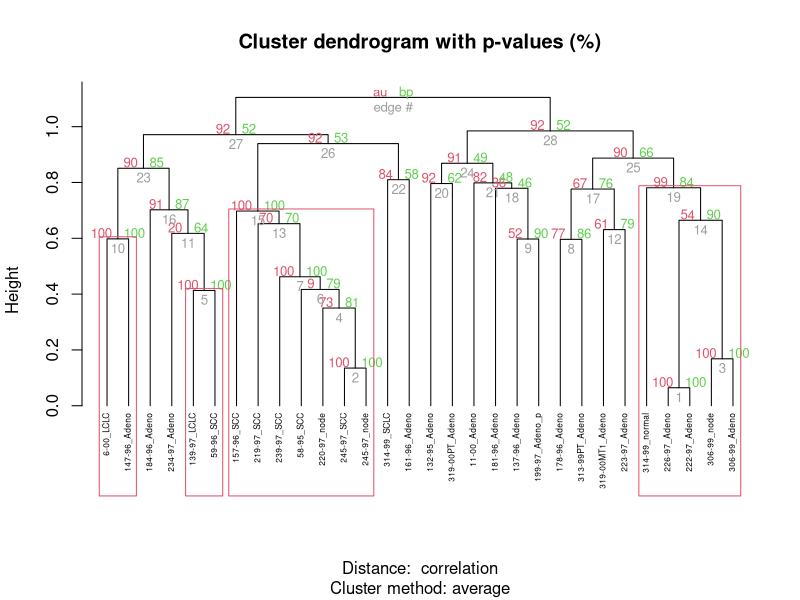

Source code (R):
## Clusters with AU >= 95% are considered to be strongly supported by data.

## ---- eval = FALSE-------------------------------------------------------
## install.packages("pvclust")

## ------------------------------------------------------------------------
library(pvclust)

## ---- fig.show = "asis"--------------------------------------------------
library(pvclust)
# Load the data
data("lung")
head(lung[, 1:4])
# Dimension of the data
dim(lung)

## ------------------------------------------------------------------------
set.seed(123)
ss <- sample(1:73, 30) # extract 20 samples out of
df <- lung[, ss]

## ---- eval = FALSE-------------------------------------------------------
## pvclust(data, method.hclust = "average",
##         method.dist = "correlation", nboot = 1000)

## ---- eval = FALSE-------------------------------------------------------
## parPvclust(cl=NULL, data, method.hclust = "average",
##            method.dist = "correlation", nboot = 1000,
##            iseed = NULL)

## - **data**: numeric data matrix or data frame.

## ---- results='hide'-----------------------------------------------------
library(pvclust)
set.seed(123)
res.pv <- pvclust(df, method.dist="cor", 
                  method.hclust="average", nboot = 10)

## ---- pvclust-p-value-hierarchical-clustering, fig.height=4.5------------
# Default plot
plot(res.pv, hang = -1, cex = 0.5)
pvrect(res.pv)

## Values on the dendrogram are *AU p-values* (Red, left), *BP values* (green, right), and $cluster labels$ (grey, bottom). Clusters with AU > = 95% are indicated by the rectangles and are considered to be strongly supported by data.

## ---- eval = FALSE-------------------------------------------------------
## clusters <- pvpick(res.pv)
## clusters

## ---- eval = FALSE-------------------------------------------------------
## # Create a parallel socket cluster
## library(parallel)
## cl <- makeCluster(2, type = "PSOCK")
## # parallel version of pvclust
## res.pv <- parPvclust(cl, df, nboot=1000)
## stopCluster(cl)
